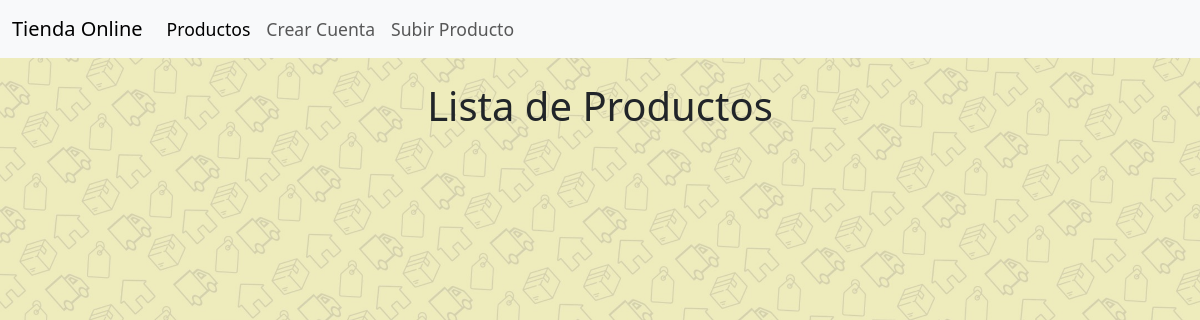
Before: / with the older database file.
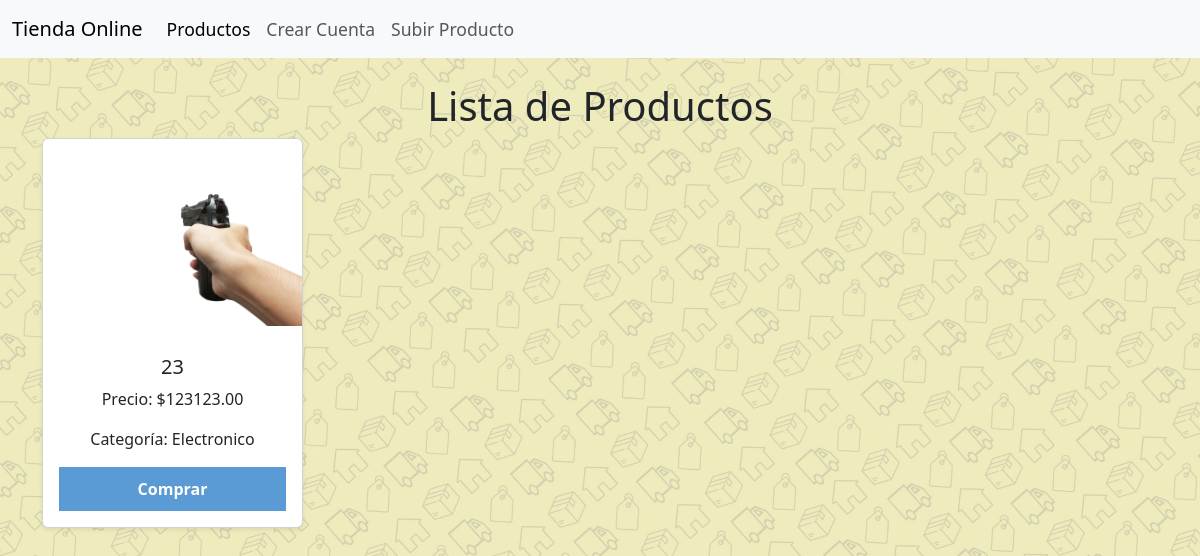
After: the same page with the newer database file.
### tables this page shows
CREATE TABLE productos(
            id INTEGER PRIMARY KEY AUTOINCREMENT,
            nombre TEXT,
            precio INTEGER,
            categoria TEXT,
            img TEXT
        );

### app.py (the view)
@app.route('/')
def ver_productos():
    productos = read_rows()  # Obtener todos los productos
    return render_template('ver_productos.html', productos=productos)

### conexion/conexion.py (called while the page is built)
def read_rows():
    conn = sql.connect("productos.db")
    cursor = conn.cursor()
    cursor.execute("SELECT * FROM productos")
    datos = cursor.fetchall()
    conn.close()
    return datos

### templates/ver_productos.html (shortened to what this page needs)
<!DOCTYPE html>
<html lang="es">
<head>
    <link rel="stylesheet" href="{{ url_for('static', filename='css/estilo.css') }}">
    <link href="https://cdn.jsdelivr.net/npm/bootstrap@5.3.0-alpha1/dist/css/bootstrap.min.css" rel="stylesheet">
</head>
<body>
    <nav class="navbar navbar-expand-lg navbar-light bg-light">
        <div class="container-fluid">
            <a class="navbar-brand" href="#">Tienda Online</a>
            <div class="collapse navbar-collapse" id="navbarNav">
                <ul class="navbar-nav">
                    <li class="nav-item">
                        <a class="nav-link active" href="{{ url_for('ver_productos') }}">Productos</a>
                    </li>
                    <li class="nav-item">
                        <a class="nav-link" href="{{ url_for('crear_usuario') }}">Crear Cuenta</a>
                    </li>
                    <li class="nav-item">
                        <a class="nav-link" href="{{ url_for('agregar_producto') }}">Subir Producto</a>
                    </li>
                </ul>
            </div>
        </div>
    </nav>
    <div class="container mt-4">
        <h1 class="text-center">Lista de Productos</h1>
        {% if producto %}
        <h2 class="text-center">Detalles del Producto</h2>
        <div class="card mb-4 shadow-lg">
            <img src="{{ producto[4] }}" alt="{{ producto[1] }}" class="card-img-top img-fluid" style="max-height: 400px; object-fit: contain;">
            <div class="card-body">
                <h5 class="card-title">{{ producto[1] }}</h5>
                <p class="card-text"><strong>Precio:</strong> ${{ "%.2f"|format(producto[2]) }}</p>
                <p class="card-text"><strong>Categoría:</strong> {{ producto[3] }}</p>
                <form action="{{ url_for('comprar_producto') }}" method="POST">
                    <input type="hidden" name="producto_id" value="{{ producto[0] }}">
                    <button type="submit" id="btn btn-comprar">Comprar</button>
                </form>
            </div>
        </div>
        <h3 class="text-center">Comentarios</h3>
        <form action="{{ url_for('agregar_comentario') }}" method="POST">
            <div class="mb-3">
                <label for="comentario" class="form-label">Deja tu comentario</label>
                <textarea class="form-control" id="comentario" name="comentario" rows="4" required></textarea>
            </div>
            <button type="submit" class="btn btn-success">Enviar Comentario</button>
        </form>
        <div class="mt-4">
            <h4 class="text-center">Comentarios Anteriores</h4>
            {% for comentario in comentarios %}
                <div class="alert alert-info">
                    <p><strong>{{ comentario.usuario }}:</strong> {{ comentario.texto }}</p>
                </div>
            {% endfor %}
        </div>
        {% else %}
        <div class="row">
            {% for producto in productos %}
            <div class="col-md-4 col-lg-3">
                <div class="card mb-4 shadow-sm">
                    <img src="{{ producto[4] }}" class="card-img-top" alt="{{ producto[1] }}" style="height: 200px; object-fit: contain;">
                    <div class="card-body">
                        <h5 class="card-title">{{ producto[1] }}</h5>
                        <p class="card-text">Precio: ${{ "%.2f"|format(producto[2]) }}</p>
                        <p class="card-text">Categoría: {{ producto[3] }}</p>
                        <form action="{{ url_for('comprar_producto') }}" method="POST">
                            <button type="submit" id="btn btn-comprar">Comprar</button>
                        </form>
                    </div>
                </div>
            </div>
            {% endfor %}
        </div>
        {% endif %}
    </div>
</body>
</html>

### static/css/estilo.css (style rules this page uses)
body { font-family: Arial, sans-serif; background-image: url('../uploads/fondo.jpeg'); background-size: cover; background-position: center; background-attachment: fixed; color: #fff; }
.card-body { text-align: center; }
.card-title { text-align: center; }
.card-text { text-align: center; }
h1 { font-size: 2.5rem; margin-bottom: 30px; }
.card-img-top { height: 200px; object-fit: cover; }
.card { border: 1px solid #ddd; border-radius: 5px; }
.card-body { padding: 20px; }
.navbar { margin-bottom: 20px; }
.navbar .nav-link { font-size: 1.1rem; }
h1 { color: #444; }
button { width: 100%; padding: 10px; background-color: #5b9bd5; color: white; border: none; border-radius: 4px; cursor: pointer; font-weight: bold; font-size: 16px; }

Changed rows visible on the page:
added productos: img (picture), nombre "23", precio "123123.00", categoria "Electronico"
